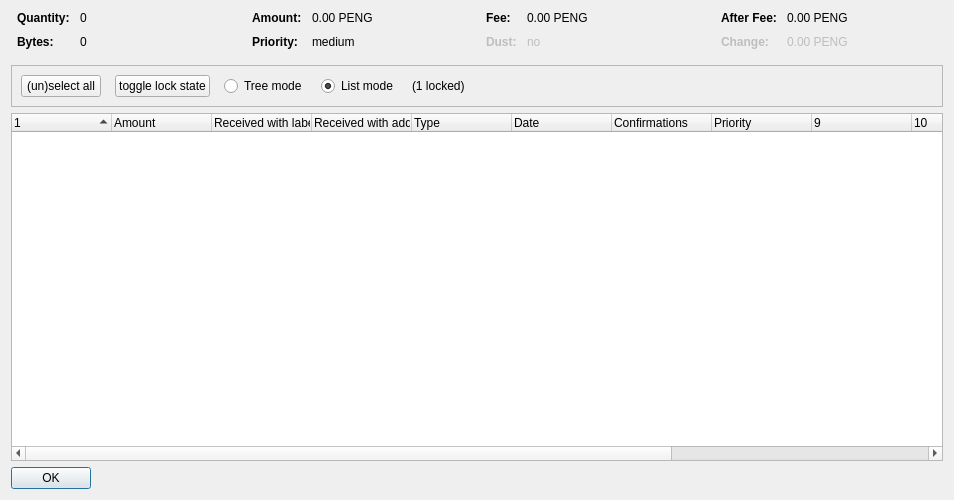
<?xml version="1.0" encoding="UTF-8"?>
<ui version="4.0">
 <class>CoinControlDialog</class>
 <widget class="QDialog" name="CoinControlDialog">
  <property name="geometry">
   <rect>
    <x>0</x>
    <y>0</y>
    <width>954</width>
    <height>500</height>
   </rect>
  </property>
  <property name="windowTitle">
   <string>Coin Selection</string>
  </property>
  <layout class="QVBoxLayout" name="verticalLayout">
   <item>
    <layout class="QHBoxLayout" name="horizontalLayoutTop" stretch="0,0,0,0">
     <property name="topMargin">
      <number>0</number>
     </property>
     <property name="bottomMargin">
      <number>10</number>
     </property>
     <item>
      <layout class="QFormLayout" name="formLayoutCoinControl1">
       <property name="horizontalSpacing">
        <number>10</number>
       </property>
       <property name="verticalSpacing">
        <number>10</number>
       </property>
       <property name="leftMargin">
        <number>6</number>
       </property>
       <property name="rightMargin">
        <number>6</number>
       </property>
       <item row="0" column="0">
        <widget class="QLabel" name="labelCoinControlQuantityText">
         <property name="font">
          <font>
           <weight>75</weight>
           <bold>true</bold>
          </font>
         </property>
         <property name="text">
          <string>Quantity:</string>
         </property>
        </widget>
       </item>
       <item row="0" column="1">
        <widget class="QLabel" name="labelCoinControlQuantity">
         <property name="cursor">
          <cursorShape>IBeamCursor</cursorShape>
         </property>
         <property name="contextMenuPolicy">
          <enum>Qt::ActionsContextMenu</enum>
         </property>
         <property name="text">
          <string notr="true">0</string>
         </property>
         <property name="textInteractionFlags">
          <set>Qt::LinksAccessibleByMouse|Qt::TextSelectableByKeyboard|Qt::TextSelectableByMouse</set>
         </property>
        </widget>
       </item>
       <item row="1" column="0">
        <widget class="QLabel" name="labelCoinControlBytesText">
         <property name="font">
          <font>
           <weight>75</weight>
           <bold>true</bold>
          </font>
         </property>
         <property name="text">
          <string>Bytes:</string>
         </property>
        </widget>
       </item>
       <item row="1" column="1">
        <widget class="QLabel" name="labelCoinControlBytes">
         <property name="cursor">
          <cursorShape>IBeamCursor</cursorShape>
         </property>
         <property name="contextMenuPolicy">
          <enum>Qt::ActionsContextMenu</enum>
         </property>
         <property name="text">
          <string notr="true">0</string>
         </property>
         <property name="textInteractionFlags">
          <set>Qt::LinksAccessibleByMouse|Qt::TextSelectableByKeyboard|Qt::TextSelectableByMouse</set>
         </property>
        </widget>
       </item>
      </layout>
     </item>
     <item>
      <layout class="QFormLayout" name="formLayoutCoinControl2">
       <property name="horizontalSpacing">
        <number>10</number>
       </property>
       <property name="verticalSpacing">
        <number>10</number>
       </property>
       <property name="leftMargin">
        <number>6</number>
       </property>
       <property name="rightMargin">
        <number>6</number>
       </property>
       <item row="0" column="0">
        <widget class="QLabel" name="labelCoinControlAmountText">
         <property name="font">
          <font>
           <weight>75</weight>
           <bold>true</bold>
          </font>
         </property>
         <property name="text">
          <string>Amount:</string>
         </property>
        </widget>
       </item>
       <item row="0" column="1">
        <widget class="QLabel" name="labelCoinControlAmount">
         <property name="cursor">
          <cursorShape>IBeamCursor</cursorShape>
         </property>
         <property name="contextMenuPolicy">
          <enum>Qt::ActionsContextMenu</enum>
         </property>
         <property name="text">
          <string notr="true">0.00 PENG</string>
         </property>
         <property name="textInteractionFlags">
          <set>Qt::LinksAccessibleByMouse|Qt::TextSelectableByKeyboard|Qt::TextSelectableByMouse</set>
         </property>
        </widget>
       </item>
       <item row="1" column="0">
        <widget class="QLabel" name="labelCoinControlPriorityText">
         <property name="font">
          <font>
           <weight>75</weight>
           <bold>true</bold>
          </font>
         </property>
         <property name="text">
          <string>Priority:</string>
         </property>
        </widget>
       </item>
       <item row="1" column="1">
        <widget class="QLabel" name="labelCoinControlPriority">
         <property name="cursor">
          <cursorShape>IBeamCursor</cursorShape>
         </property>
         <property name="contextMenuPolicy">
          <enum>Qt::ActionsContextMenu</enum>
         </property>
         <property name="text">
          <string>medium</string>
         </property>
         <property name="textInteractionFlags">
          <set>Qt::LinksAccessibleByMouse|Qt::TextSelectableByKeyboard|Qt::TextSelectableByMouse</set>
         </property>
        </widget>
       </item>
      </layout>
     </item>
     <item>
      <layout class="QFormLayout" name="formLayoutCoinControl3">
       <property name="horizontalSpacing">
        <number>10</number>
       </property>
       <property name="verticalSpacing">
        <number>10</number>
       </property>
       <property name="leftMargin">
        <number>6</number>
       </property>
       <property name="rightMargin">
        <number>6</number>
       </property>
       <item row="0" column="0">
        <widget class="QLabel" name="labelCoinControlFeeText">
         <property name="font">
          <font>
           <weight>75</weight>
           <bold>true</bold>
          </font>
         </property>
         <property name="text">
          <string>Fee:</string>
         </property>
        </widget>
       </item>
       <item row="0" column="1">
        <widget class="QLabel" name="labelCoinControlFee">
         <property name="cursor">
          <cursorShape>IBeamCursor</cursorShape>
         </property>
         <property name="contextMenuPolicy">
          <enum>Qt::ActionsContextMenu</enum>
         </property>
         <property name="text">
          <string notr="true">0.00 PENG</string>
         </property>
         <property name="textInteractionFlags">
          <set>Qt::LinksAccessibleByMouse|Qt::TextSelectableByKeyboard|Qt::TextSelectableByMouse</set>
         </property>
        </widget>
       </item>
       <item row="1" column="0">
        <widget class="QLabel" name="labelCoinControlLowOutputText">
         <property name="enabled">
          <bool>false</bool>
         </property>
         <property name="font">
          <font>
           <weight>75</weight>
           <bold>true</bold>
          </font>
         </property>
         <property name="text">
          <string>Dust:</string>
         </property>
        </widget>
       </item>
       <item row="1" column="1">
        <widget class="QLabel" name="labelCoinControlLowOutput">
         <property name="enabled">
          <bool>false</bool>
         </property>
         <property name="cursor">
          <cursorShape>IBeamCursor</cursorShape>
         </property>
         <property name="contextMenuPolicy">
          <enum>Qt::ActionsContextMenu</enum>
         </property>
         <property name="text">
          <string>no</string>
         </property>
         <property name="textInteractionFlags">
          <set>Qt::LinksAccessibleByMouse|Qt::TextSelectableByKeyboard|Qt::TextSelectableByMouse</set>
         </property>
        </widget>
       </item>
      </layout>
     </item>
     <item>
      <layout class="QFormLayout" name="formLayoutCoinControl4">
       <property name="horizontalSpacing">
        <number>10</number>
       </property>
       <property name="verticalSpacing">
        <number>10</number>
       </property>
       <property name="leftMargin">
        <number>6</number>
       </property>
       <property name="rightMargin">
        <number>6</number>
       </property>
       <item row="0" column="0">
        <widget class="QLabel" name="labelCoinControlAfterFeeText">
         <property name="font">
          <font>
           <weight>75</weight>
           <bold>true</bold>
          </font>
         </property>
         <property name="text">
          <string>After Fee:</string>
         </property>
        </widget>
       </item>
       <item row="0" column="1">
        <widget class="QLabel" name="labelCoinControlAfterFee">
         <property name="cursor">
          <cursorShape>IBeamCursor</cursorShape>
         </property>
         <property name="contextMenuPolicy">
          <enum>Qt::ActionsContextMenu</enum>
         </property>
         <property name="text">
          <string notr="true">0.00 PENG</string>
         </property>
         <property name="textInteractionFlags">
          <set>Qt::LinksAccessibleByMouse|Qt::TextSelectableByKeyboard|Qt::TextSelectableByMouse</set>
         </property>
        </widget>
       </item>
       <item row="1" column="0">
        <widget class="QLabel" name="labelCoinControlChangeText">
         <property name="enabled">
          <bool>false</bool>
         </property>
         <property name="font">
          <font>
           <weight>75</weight>
           <bold>true</bold>
          </font>
         </property>
         <property name="text">
          <string>Change:</string>
         </property>
        </widget>
       </item>
       <item row="1" column="1">
        <widget class="QLabel" name="labelCoinControlChange">
         <property name="enabled">
          <bool>false</bool>
         </property>
         <property name="cursor">
          <cursorShape>IBeamCursor</cursorShape>
         </property>
         <property name="contextMenuPolicy">
          <enum>Qt::ActionsContextMenu</enum>
         </property>
         <property name="text">
          <string notr="true">0.00 PENG</string>
         </property>
         <property name="textInteractionFlags">
          <set>Qt::LinksAccessibleByMouse|Qt::TextSelectableByKeyboard|Qt::TextSelectableByMouse</set>
         </property>
        </widget>
       </item>
      </layout>
     </item>
    </layout>
   </item>
   <item>
    <widget class="QFrame" name="frame">
     <property name="minimumSize">
      <size>
       <width>0</width>
       <height>40</height>
      </size>
     </property>
     <property name="frameShape">
      <enum>QFrame::StyledPanel</enum>
     </property>
     <property name="frameShadow">
      <enum>QFrame::Sunken</enum>
     </property>
     <layout class="QHBoxLayout" name="horizontalLayout">
      <item>
       <layout class="QHBoxLayout" name="horizontalLayoutPanel" stretch="0,0,0,0,0,0">
        <property name="spacing">
         <number>14</number>
        </property>
        <item>
         <widget class="QPushButton" name="pushButtonSelectAll">
          <property name="sizePolicy">
           <sizepolicy hsizetype="Maximum" vsizetype="Fixed">
            <horstretch>0</horstretch>
            <verstretch>0</verstretch>
           </sizepolicy>
          </property>
          <property name="text">
           <string>(un)select all</string>
          </property>
          <property name="autoDefault">
           <bool>false</bool>
          </property>
         </widget>
        </item>
        <item>
         <widget class="QPushButton" name="pushButtonToggleLock">
          <property name="sizePolicy">
           <sizepolicy hsizetype="Maximum" vsizetype="Fixed">
            <horstretch>0</horstretch>
            <verstretch>0</verstretch>
           </sizepolicy>
          </property>
          <property name="text">
           <string>toggle lock state</string>
          </property>
          <property name="autoDefault">
           <bool>false</bool>
          </property>
         </widget>
        </item>
        <item>
         <widget class="QRadioButton" name="radioTreeMode">
          <property name="sizePolicy">
           <sizepolicy hsizetype="Maximum" vsizetype="Fixed">
            <horstretch>0</horstretch>
            <verstretch>0</verstretch>
           </sizepolicy>
          </property>
          <property name="text">
           <string>Tree mode</string>
          </property>
         </widget>
        </item>
        <item>
         <widget class="QRadioButton" name="radioListMode">
          <property name="sizePolicy">
           <sizepolicy hsizetype="Maximum" vsizetype="Fixed">
            <horstretch>0</horstretch>
            <verstretch>0</verstretch>
           </sizepolicy>
          </property>
          <property name="text">
           <string>List mode</string>
          </property>
          <property name="checked">
           <bool>true</bool>
          </property>
         </widget>
        </item>
        <item>
         <widget class="QLabel" name="labelLocked">
          <property name="text">
           <string>(1 locked)</string>
          </property>
         </widget>
        </item>
        <item>
         <spacer name="horizontalSpacer">
          <property name="orientation">
           <enum>Qt::Horizontal</enum>
          </property>
          <property name="sizeHint" stdset="0">
           <size>
            <width>40</width>
            <height>20</height>
           </size>
          </property>
         </spacer>
        </item>
       </layout>
      </item>
     </layout>
    </widget>
   </item>
   <item>
    <widget class="CoinControlTreeWidget" name="treeWidget">
     <property name="contextMenuPolicy">
      <enum>Qt::CustomContextMenu</enum>
     </property>
     <property name="sortingEnabled">
      <bool>false</bool>
     </property>
     <property name="columnCount">
      <number>13</number>
     </property>
     <attribute name="headerShowSortIndicator" stdset="0">
      <bool>true</bool>
     </attribute>
     <attribute name="headerStretchLastSection">
      <bool>false</bool>
     </attribute>
     <column>
      <property name="text">
       <string/>
      </property>
     </column>
     <column>
      <property name="text">
       <string>Amount</string>
      </property>
     </column>
     <column>
      <property name="text">
       <string>Received with label</string>
      </property>
     </column>
     <column>
      <property name="text">
       <string>Received with address</string>
      </property>
     </column>
     <column>
      <property name="text">
	<string>Type</string>
      </property>
     </column>
     <column>
      <property name="text">	 
       <string>Date</string>
      </property>
     </column>
     <column>
      <property name="text">
       <string>Confirmations</string>
      </property>
      <property name="toolTip">
       <string>Confirmed</string>
      </property>
     </column>
     <column>
      <property name="text">
       <string>Priority</string>
      </property>
     </column>
     <column>
      <property name="text">
       <string/>
      </property>
     </column>
     <column>
      <property name="text">
       <string/>
      </property>
     </column>
     <column>
      <property name="text">
       <string/>
      </property>
     </column>
     <column>
      <property name="text">
       <string/>
      </property>
     </column>
     <column>
      <property name="text">
       <string/>
      </property>
     </column>
    </widget>
   </item>
   <item>
    <widget class="QDialogButtonBox" name="buttonBox">
     <property name="sizePolicy">
      <sizepolicy hsizetype="Maximum" vsizetype="Fixed">
       <horstretch>0</horstretch>
       <verstretch>0</verstretch>
      </sizepolicy>
     </property>
     <property name="orientation">
      <enum>Qt::Horizontal</enum>
     </property>
     <property name="standardButtons">
      <set>QDialogButtonBox::Ok</set>
     </property>
    </widget>
   </item>
  </layout>
 </widget>
 <customwidgets>
  <customwidget>
   <class>CoinControlTreeWidget</class>
   <extends>QTreeWidget</extends>
   <header>coincontroltreewidget.h</header>
  </customwidget>
 </customwidgets>
 <resources/>
 <connections/>
</ui>
